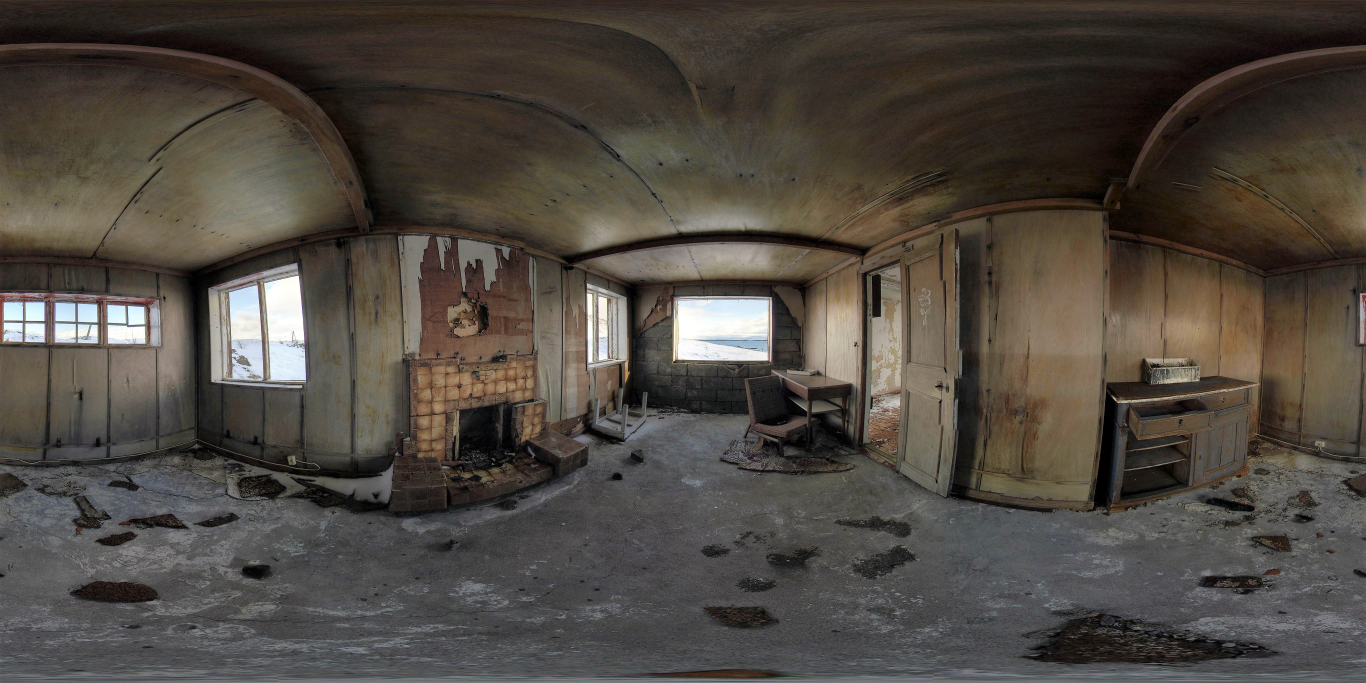
//> input picture 360.jpg, 4096 x 2048 px (shown at 1/3 size)
$ ./fov-v2 360.jpg out.png cube.jpg 2 2   (built with g++ and OpenCV 4)
//> lines starting //> are read from the running program, lines starting //| are printed output that depends on the picture; after the words box and inside, x2 and y2 are one past the last pixel; in counts of white or black regions, pixels touching at a corner belong together

#include <opencv2/opencv.hpp>
#include <iostream>
#include <cstdlib>
#include <limits>

using namespace cv;

double PI = 3.14159265358979323846;

int w, h;
double hp,ht;

double tileSize;
double tileSizeX, tileSizeY;
int fovX = 90, fovY = 90, fw,fh;
int count = 0;


double toRadian(double a){

    return a / 180.0 * PI;
}

int nearestNeighbor(double num){

    int res = (int)(num + 0.5);

    return res;
}

void spherical2cartesian(double the, double phi, double result[3]){

    double x = sin(phi) * cos(the);
    double y = sin(phi) * sin(the);
    double z = cos(phi);

    result[0] = x;
    result[1] = y;
    result[2] = z;
    //printf("x: %lf, y:%lf, z:%lf\n",x, y, z);
}

void spherical2coordinates(double the, double phi, double result[2]){

    double i, j;

    if (the > PI){

        i = (the - PI) / 2.0 / PI * w;

    }
    else{

        i = (PI + the) / 2.0 / PI * w;

    }

    j = phi / PI * h;

    result[0] = i;
    result[1] = j;
}

void cartesian2coordinates(double x, double y, double z, double result[2]){

    double the;

    if (x != 0){

        the = atan2(y, x);

    }
    else{

        the = toRadian(90.0);

    }

    double phi = acos(z);
    spherical2coordinates(the, phi, result);
}

//New approach
void coordinates2spherical(double i, double j, double result[2]){
    double theta, phi;

    if (i >= w / 2.0){

        theta = (2 * i * PI / w) - PI;

    }
    else{

        theta = (2 * i * PI / w) + PI;

    }
    phi = j * PI / h;
    //printf("theta: %lf , phi: %lf\n", theta,phi);
    result[0] = theta;
    result[1] = phi;
}


void cartesian2coordinates_inverse(double x, double y, double z, double result[2]){

    double the;
    // pay atentions to atan2 vs atan
    if (x != 0){

        the = atan2(y, x);

    }
    else{

        the = toRadian(90.0);

    }

    double phi = acos(z);

    the = the / PI * 180.0;
    phi = phi / PI * 180.0;

    //printf("the: %lf, phi: %lf\n", the, phi);
    if(the >= -fovX/2.0 && the <= fovX/2 && phi >= 90 -fovY/2.0 && phi <= 90 +fovY/2.0){

	    result[0] = (the + fovX/2.0)* fw /90.0;
        result[1] = (phi -  90  + fovY/2.0) * fh/ 90.0;

        count++;
    }
    else{

        result[0] = 0;
        result[1] = 0;
    }
}


void coordinates2cartesian(double i, double j, double result[3]){

    double angles [] = {0.0, 0.0};

    coordinates2spherical(i, j, angles);

    spherical2cartesian(angles[0],angles[1],result);

}

void matrixMultiplication(double *vector, double matrix[3][3], double res[3]){

    for (int i = 0; i < 3; i++){
        for (int j = 0; j < 3; j++){

            res[i] += matrix[i][j] * vector[j];

        }
    }
}

// [228 lines left out: functions findPixel, convert_xyz_to_cube_uv, findPixel_EAC, convert_EAC, not called in this run]

int main(int argc, char **argv){

    int option = argv[3][0] - '0';
    // load image
    Mat image = imread(argv[1], CV_LOAD_IMAGE_COLOR);
//> image is the input picture: 2048 rows x 4096 cols, CV_8UC3; mean B, G, R 65, 72.2, 78.6
    //Mat pat = imread(argv[1], CV_LOAD_IMAGE_COLOR);

    // get width and height
    w = image.cols;
//> w = 4096
    h = image.rows;
//> h = 2048
    tileSize = w / 3.0;
//> tileSize = 1365.3
    tileSizeX = w / 3.0;
//> tileSizeX = 1365.3
    tileSizeY = h / 2.0;
//> tileSizeY = 1024

    // parameters for FoV
    fw = w * (fovX / 360.0) + 1, fh = h * (fovY / 360.0) + 1;
//> fw = 1025; fh = 513

    // ht is theta (horizontal), goes toward left first
    // hp is phi (vertical), goes toward up first
    // both are relative rotation angles
    hp = atof(argv[5]), ht = atof(argv[4]);
//> hp = 2; ht = 2

    if (option == 0){

        fh = h * (fovY / 180.0);
        //hp = (hp / 360.0) * 180.0;
    }

    // convert to radian
    double htr = toRadian(ht);
//> htr = 0.0349
    double hpr = toRadian(hp);
//> hpr = 0.0349

    // rotation matrices
    double rot_y[3][3] = {
        {cos(hpr), 0, -sin(hpr)},
        {0, 1, 0},
        {sin(hpr), 0, cos(hpr)}};

    double rot_y_inverse[3][3] = {
        {cos(hpr), 0, sin(hpr)},
        {0, 1, 0},
        {-sin(hpr), 0, cos(hpr)}};

    double rot_z[3][3] = {
        {cos(htr), sin(htr), 0},
        {-sin(htr), cos(htr), 0},
        {0, 0, 1}};

    double rot_z_inverse[3][3] = {
        {cos(htr), -sin(htr), 0},
        {sin(htr), cos(htr), 0},
        {0, 0, 1}};


    // initialize fov image
    Mat fov(fh, fw, CV_8UC3);

    //border on the input frame that map to output pixels

    double maxX = -INFINITY;
    double minX = INFINITY;
    double maxY = -INFINITY;
    double minY = INFINITY;

    int a = 0, b = 0;

    // default head orientation is 0,90

    //left vertical

    double j1 = 360 -fovX / 2.0;
    double j2 = fovX / 2.0;
    for (double i = 90 - fovY / 2.0; i < 90 + fovY / 2.0; i += fovY * 1.0 / fh, b++){

        // rotation along y axis
        double pL1[] = {0.0, 0.0, 0.0};
        spherical2cartesian(toRadian(j1), toRadian((i < 0) ? (i + 180) : i), pL1);
        double pR1[] = {0.0, 0.0, 0.0};
        spherical2cartesian(toRadian(j2), toRadian((i < 0) ? (i + 180) : i), pR1);

        double pL2[] = {0.0, 0.0, 0.0};
        matrixMultiplication(pL1, rot_y, pL2);
        double pR2[] = {0.0, 0.0, 0.0};
        matrixMultiplication(pR1, rot_y, pR2);

        // rotate along z axis
        double pL3[] = {0.0, 0.0, 0.0};
        matrixMultiplication(pL2, rot_z, pL3);
        double pR3[] = {0.0, 0.0, 0.0};
        matrixMultiplication(pR2, rot_z, pR3);

        double resL[] = {0.0, 0.0};
        double resR[] = {0.0, 0.0};


        // convert 3D catesian to 2D coordinates
        cartesian2coordinates(pL3[0], pL3[1], pL3[2], resL);
        cartesian2coordinates(pR3[0], pR3[1], pR3[2], resR);


        if (b >= fh) break;

        if (minX > resL[0]) minX = resL[0];
        if (maxX < resL[0]) maxX = resL[0];
        if (minY > resL[1]) minY = resL[1];
        if (maxY < resL[1]) maxY = resL[1];
        if (minX > resR[0]) minX = resR[0];
        if (maxX < resR[0]) maxX = resR[0];
        if (minY > resR[1]) minY = resR[1];
        if (maxY < resR[1]) maxY = resR[1];

//        // assign the pixel value
//        pat.at<Vec3b>(nearestNeighbor(res[1]), nearestNeighbor(res[0]))[0] = 255;
//        pat.at<Vec3b>(nearestNeighbor(res[1]), nearestNeighbor(res[0]))[1] = 0;
//        pat.at<Vec3b>(nearestNeighbor(res[1]), nearestNeighbor(res[0]))[2] = 0;

    }
//> this loop made 513 passes
//> (pL2, pR2, pL3, pR3, the in cartesian2coordinates, phi in cartesian2coordinates, i in spherical2coordinates, j in spherical2coordinates) on pass 1: ([0.475, -0.5, 0.724], [0.475, 0.5, 0.724], [0.457, -0.516, 0.724], [0.492, 0.483, 0.724], -0.846, 0.761, 1496.5, 496.1)
//> (pL2, pR2, pL3, pR3, the in cartesian2coordinates, phi in cartesian2coordinates, i in spherical2coordinates, j in spherical2coordinates) on passes 2 to 6: ([0.477, -0.502, 0.722], [0.477, 0.502, 0.722], [0.459, -0.518, 0.722], [0.494, 0.485, 0.722], -0.846, 0.764, 1496.6, 498.1), ([0.478, -0.503, 0.72], [0.478, 0.503, 0.72], [0.46, -0.519, 0.72], [0.495, 0.486, 0.72], -0.846, 0.767, 1496.8, 500.1), ([0.48, -0.505, 0.718], [0.48, 0.505, 0.718], [0.462, -0.521, 0.718], [0.497, 0.488, 0.718], -0.845, 0.77, 1496.9, 502.1), ([0.481, -0.506, 0.716], [0.481, 0.506, 0.716], [0.463, -0.523, 0.716], [0.499, 0.489, 0.716], -0.845, 0.773, 1497, 504.1), ([0.483, -0.508, 0.713], [0.483, 0.508, 0.713], [0.465, -0.524, 0.713], [0.5, 0.49, 0.713], -0.845, 0.776, 1497.1, 506.1)


// [33 lines of commented-out code are left out]

    a=0;
    double i1 = 90 - fovY / 2.0;
    double i2 = 90 + fovY / 2.0;


    for (double j = -fovX / 2.0; j < fovX / 2.0; j += fovX * 1.0 / fw, a++){

        // rotation along y axis
        double pT1[] = {0.0, 0.0, 0.0};
        spherical2cartesian(toRadian((j < 0) ? j + 360 : j), toRadian((i1 < 0) ? (i1 + 180) : i1), pT1);
        double pB1[] = {0.0, 0.0, 0.0};
        spherical2cartesian(toRadian((j < 0) ? j + 360 : j), toRadian(i2), pB1);

        double pT2[] = {0.0, 0.0, 0.0};
        matrixMultiplication(pT1, rot_y, pT2);
        double pB2[] = {0.0, 0.0, 0.0};
        matrixMultiplication(pB1, rot_y, pB2);


        // rotate along z axis
        double pT3[] = {0.0, 0.0, 0.0};
        matrixMultiplication(pT2, rot_z, pT3);
        double pB3[] = {0.0, 0.0, 0.0};
        matrixMultiplication(pB2, rot_z, pB3);

        double resT[] = {0.0, 0.0};
        double resB[] = {0.0, 0.0};

        // convert 3D catesian to 2D coordinates
        cartesian2coordinates(pT3[0], pT3[1], pT3[2], resT);

        if (a >= fw) break;

        if (minX > resT[0]) minX = resT[0];
        if (maxX < resT[0]) maxX = resT[0];
        if (minY > resT[1]) minY = resT[1];
        if (maxY < resT[1]) maxY = resT[1];
        if (minX > resB[0]) minX = resB[0];
        if (maxX < resB[0]) maxX = resB[0];
        if (minY > resB[1]) minY = resB[1];
        if (maxY < resB[1]) maxY = resB[1];

        // assign the pixel value
//        pat.at<Vec3b>(nearestNeighbor(res[1]), nearestNeighbor(res[0]))[0] = 255;
//        pat.at<Vec3b>(nearestNeighbor(res[1]), nearestNeighbor(res[0]))[1] = 0;
//        pat.at<Vec3b>(nearestNeighbor(res[1]), nearestNeighbor(res[0]))[2] = 0;
    }

// [33 lines of commented-out code are left out]

    if (hp <= -45 || hp >= 315){

        maxY = h;
        maxX = w;
        minX = 0.0;

    }
    if(hp >= 45) {

        minY = 0.0;
        maxX = w;
        minX = 0.0;

    }

    printf("%lf, %lf , %lf, %lf\n", maxX, maxY, minX, minY);
//| 2553.943974, 1517.722243 , 0.000000, 0.000000
    //for input pixel in the ouput range, calculate the outpout cordinnates
    int x , y;
    int another = 0;

    for (y = 0; y < h; y++){
        for (x = 0; x < w; x++){

            //if pixel map to output get input index
            if (x <= maxX && x >= minX && y <= maxY && y >= minY){
                another++;
                double cartesian []  ={0.0, 0.0, 0.0};
                coordinates2cartesian(x, y, cartesian);

		        double p1[] = {0.0, 0.0, 0.0};
                matrixMultiplication(cartesian, rot_z_inverse , p1);

                // rotate along z axis
                double p2[] = {0.0, 0.0, 0.0};
                matrixMultiplication( p1, rot_y_inverse, p2);


                double res[] = {0.0,0.0};
                cartesian2coordinates_inverse(p2[0], p2[1], p2[2], res);
                fov.at<Vec3b>(nearestNeighbor(res[1]), nearestNeighbor(res[0])) = image.at<Vec3b>(y,x);

            }
        }
    }
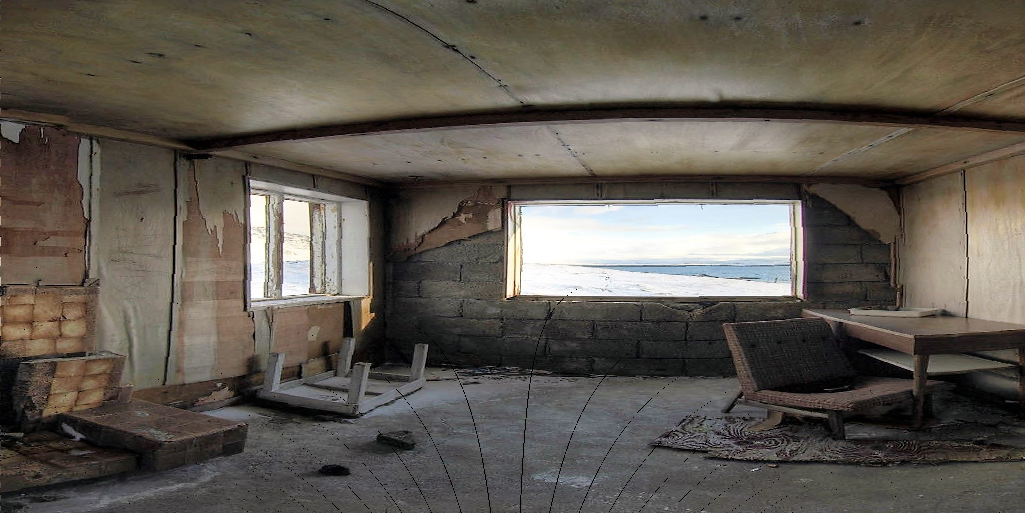
//> fov: 513 rows x 1025 cols, CV_8UC3; mean B, G, R 80, 88.4, 94.4
    int blackPixels = 0;

    for(int h = 0; h < fh; h++){
        for(int v = 0; v < fw; v++){
            if(fov.at<Vec3b>(h, v)[0] == 0 && fov.at<Vec3b>(h, v)[1] == 0 && fov.at<Vec3b>(h, v)[2] == 0){
                blackPixels++;
                double r = 0, g = 0, b = 0;
                double count = 0;

                if(h - 1 >= 0){
                    r += fov.at<Vec3b>(h - 1, v)[0];
                    g += fov.at<Vec3b>(h - 1, v)[1];
                    b += fov.at<Vec3b>(h - 1, v)[2];
                    count += 1;
                }
                if(h + 1 < fh){
                    r += fov.at<Vec3b>(h + 1, v)[0];
                    g += fov.at<Vec3b>(h + 1, v)[1];
                    b += fov.at<Vec3b>(h + 1, v)[2];
                    count += 1;
                }
                if(v - 1 >= 0){
                    r += fov.at<Vec3b>(h, v - 1)[0];
                    g += fov.at<Vec3b>(h, v - 1)[1];
                    b += fov.at<Vec3b>(h, v - 1)[2];
                    count += 1;
                }
                if(v + 1 < fw){
                    r += fov.at<Vec3b>(h, v + 1)[0];
                    g += fov.at<Vec3b>(h, v + 1)[1];
                    b += fov.at<Vec3b>(h, v + 1)[2];
                    count += 1;
                }

                fov.at<Vec3b>(h, v)[0] = r / count;
                fov.at<Vec3b>(h, v)[1] = g / count;
                fov.at<Vec3b>(h, v)[2] = b / count;

            }
        }
    }
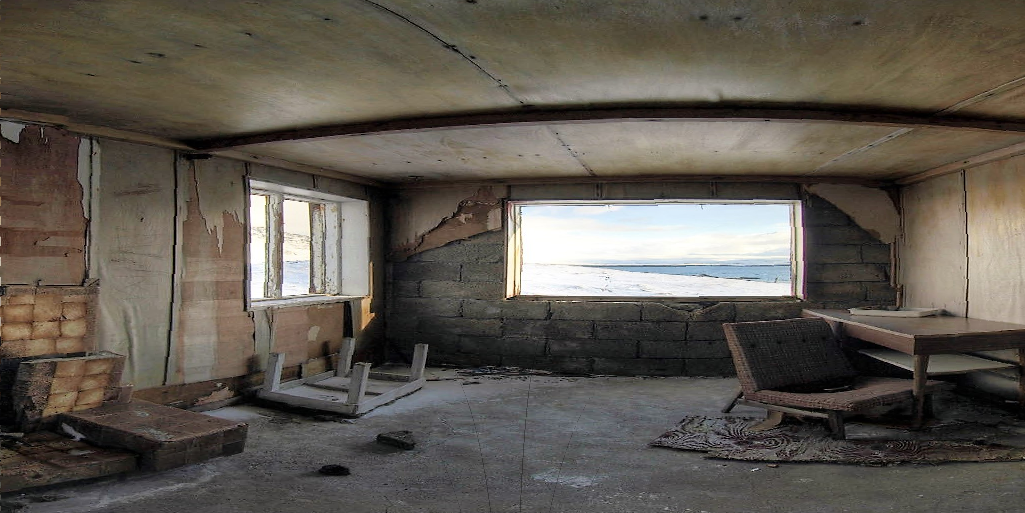
//> fov: 513 rows x 1025 cols, CV_8UC3; 0.29% of pixels changed, all inside (x1, y1, x2, y2) = (0, 50, 1025, 513)

    // save the fov image
    imwrite(argv[2], fov);
    //imwrite("input2.jpg", pat);
    printf("pixels = %d\n",count);
    printf("black pixels = %d\n",blackPixels);
//| black pixels = 1577
    printf("another = %d\n",another);
//| another = 3876972

    return 0;
}
